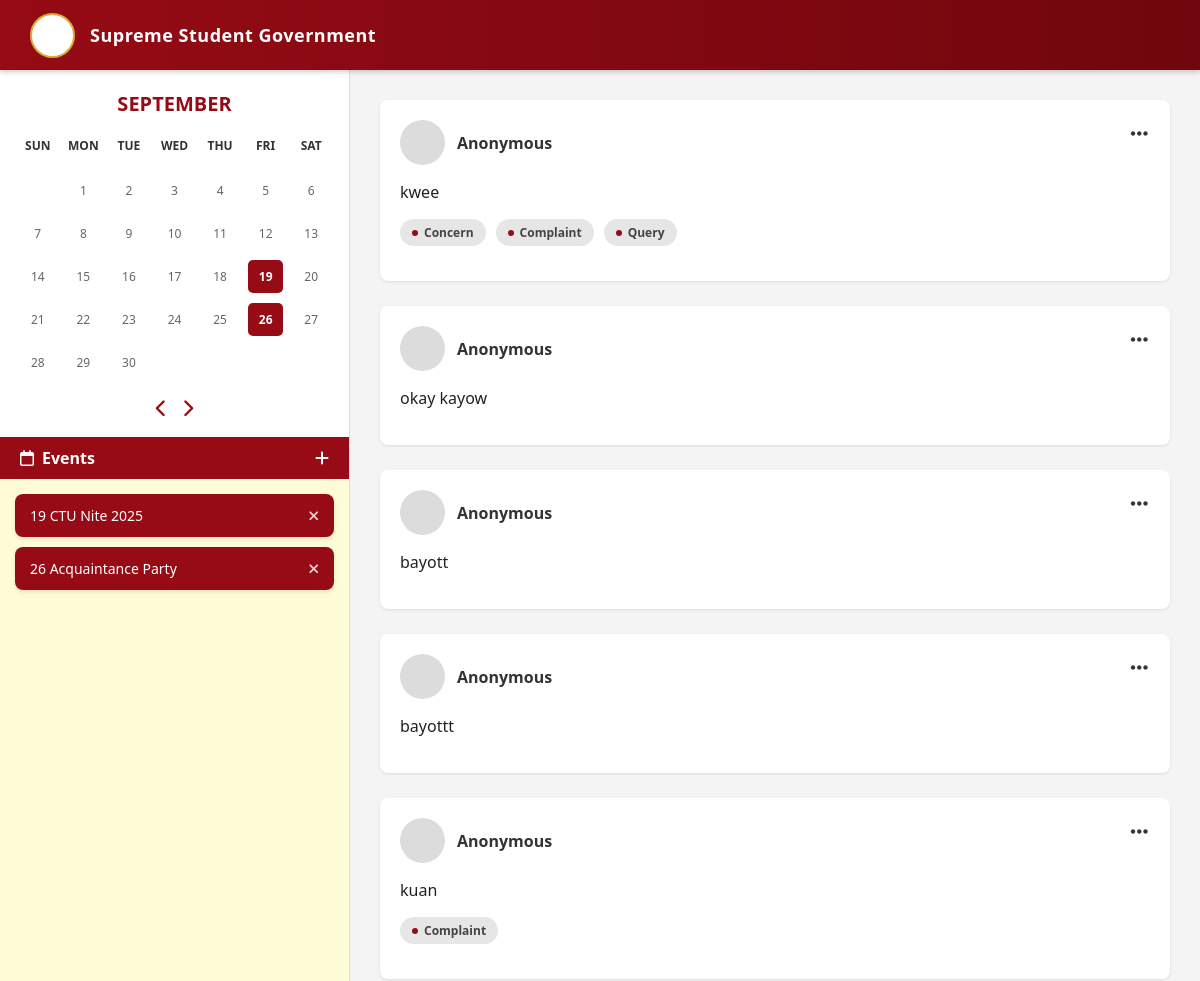
/dashboard.php (upper part), run on an earlier commit of the app's database.
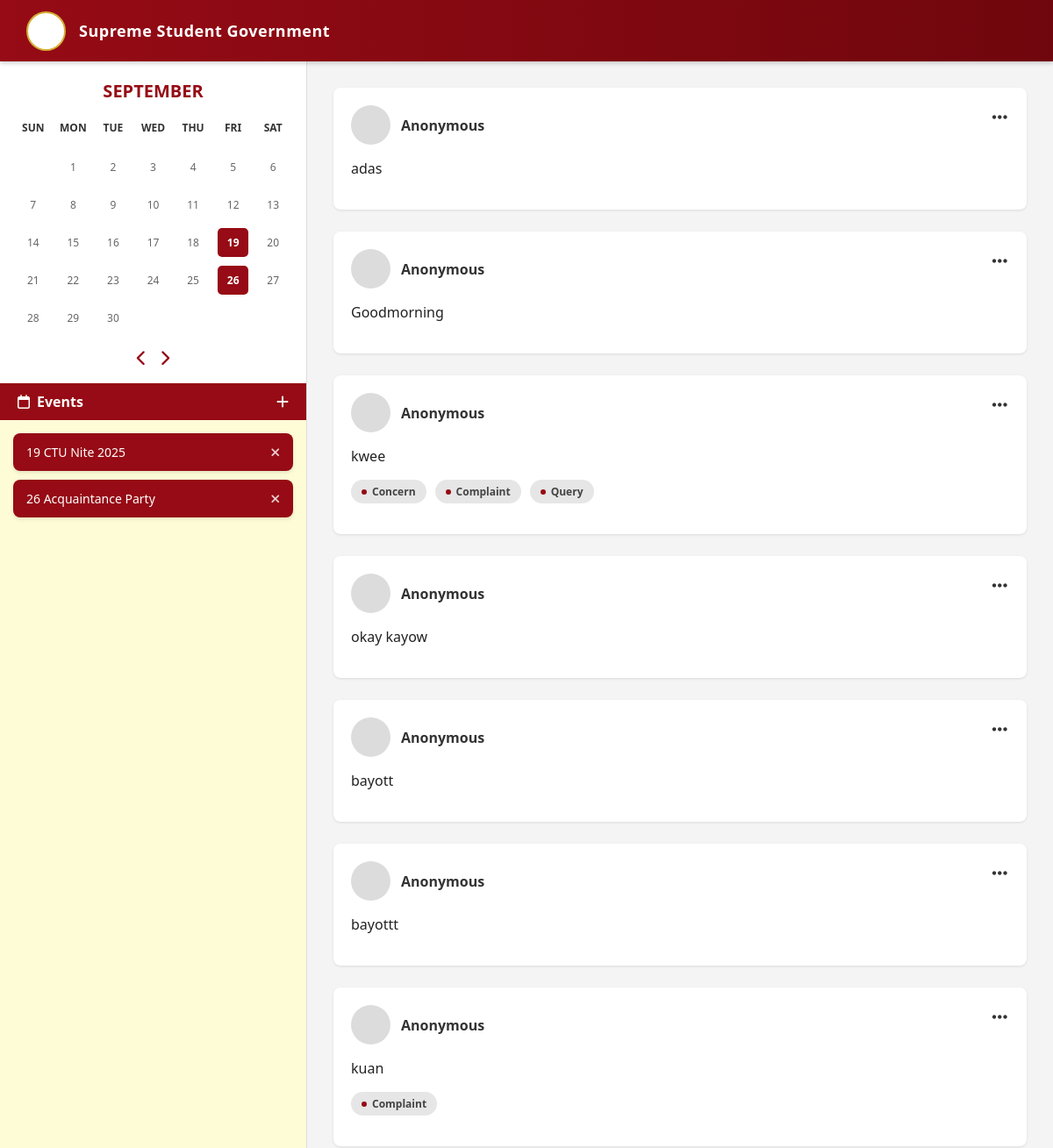
And on a later commit of the database.
### tables this page shows
CREATE TABLE `anonymousmessages` (
  `message_id` int(11) NOT NULL,
  `message_text` text NOT NULL,
  `tags` varchar(255) DEFAULT NULL,
  `attachment_link` varchar(255) DEFAULT NULL,
  `ip_address` varchar(45) DEFAULT NULL,
  `created_at` datetime NOT NULL DEFAULT current_timestamp(),
  `is_read` tinyint(1) DEFAULT 0,
  `is_favorite` tinyint(1) DEFAULT 0,
  `is_archived` tinyint(1) DEFAULT 0,
  `is_reviewed` tinyint(1) DEFAULT 0
);

### dashboard.php (the view, shortened to what this page needs)
<?php
$servername = "localhost";
$username = "root";
$password = "";
$dbname = "CampusConnect";
$conn = new mysqli($servername, $username, $password, $dbname);
$messages = [];
if (!$conn->connect_error) {
    $sql = "SELECT message_text, tags, attachment_link, created_at FROM AnonymousMessages ORDER BY message_id DESC";
    $result = $conn->query($sql);
    if ($result && $result->num_rows > 0) {
        while($row = $result->fetch_assoc()) {
            $messages[] = $row;
        }
    }
}
?>
<!DOCTYPE html>
<html lang="en">
<head>
    <link rel="stylesheet" href="https://cdnjs.cloudflare.com/ajax/libs/font-awesome/6.4.0/css/all.min.css">
</head>
<body>
    <header>
        <div class="header-logo">
        </div>
        <div class="header-title">Supreme Student Government</div>
    </header>
    <div class="main-container">
        <aside class="sidebar">
            <div class="calendar-section">
                <div class="cal-header">September</div>
                <div class="calendar-grid">
                    <div class="day-name">SUN</div><div class="day-name">MON</div><div class="day-name">TUE</div><div class="day-name">WED</div><div class="day-name">THU</div><div class="day-name">FRI</div><div class="day-name">SAT</div>
                    <div></div>
                    <div class="date">1</div><div class="date">2</div><div class="date">3</div><div class="date">4</div><div class="date">5</div><div class="date">6</div>
                    <div class="date">7</div><div class="date">8</div><div class="date">9</div><div class="date">10</div><div class="date">11</div><div class="date">12</div><div class="date">13</div>
                    <div class="date">14</div><div class="date">15</div><div class="date">16</div><div class="date">17</div><div class="date">18</div>
                    <div class="date event-date">19</div> <div class="date">20</div>
                    <div class="date">21</div><div class="date">22</div><div class="date">23</div><div class="date">24</div><div class="date">25</div>
                    <div class="date event-date">26</div> <div class="date">27</div>
                    <div class="date">28</div><div class="date">29</div><div class="date">30</div>
                </div>
                <div class="cal-nav">
                    <i class="fa-solid fa-chevron-left"></i>
                    <i class="fa-solid fa-chevron-right"></i>
                </div>
            </div>
            <div class="events-header">
                <div style="display:flex; align-items:center; gap:8px;">
                    <i class="fa-regular fa-calendar"></i> Events
                </div>
                <i class="fa-solid fa-plus" style="cursor:pointer;"></i>
            </div>
            <div class="events-list">
                <div class="event-card">
                    <span>19 CTU Nite 2025</span>
                    <i class="fa-solid fa-xmark"></i>
                </div>
                <div class="event-card">
                    <span>26 Acquaintance Party</span>
                    <i class="fa-solid fa-xmark"></i>
                </div>
            </div>
        </aside>
        <main class="feed-container" id="feedContainer">
            <?php
            function isImageFile($filename) {
                $image_extensions = ['jpg', 'jpeg', 'png', 'gif', 'webp'];
                $ext = strtolower(pathinfo($filename, PATHINFO_EXTENSION));
                return in_array($ext, $image_extensions);
            }
            if (!empty($messages)):
                foreach ($messages as $msg):
                    $tags = explode(',', $msg['tags']);
                    $tagsHtml = '';
                    if (!empty($msg['tags'])):
                        $tagsHtml = '<div class="tags-row">';
                        foreach (array_unique($tags) as $tag) {
                            $tagsHtml .= '<div class="tag"><div class="tag-dot"></div>' . htmlspecialchars(trim($tag)) . '</div>';
                        }
                        $tagsHtml .= '</div>';
                    endif;
                    $displayText = $msg['message_text'];
                    $displayText = str_replace(array('#Concern', '#Complaint', '#Query'), '', $displayText);
                    $displayText = trim($displayText);
                    $attachment_link = $msg['attachment_link'] ?? null;
                    $mediaHtml = '';
                    if (!empty($attachment_link)) {
                        if (isImageFile($attachment_link)) {
                            $mediaHtml = '<div class="post-image">
                                <img src="' . htmlspecialchars($attachment_link) . '" alt="Attached Image">
                            </div>';
                        } else {
                            $mediaHtml = '<div class="attachment-link">
                                <a href="' . htmlspecialchars($attachment_link) . '" target="_blank">
                                    <i class="fa-solid fa-file-arrow-down"></i> View/Download Attachment
                                </a>
                            </div>';
                        }
                    }
                    $postHTML = '
                    <div class="post-card">
                        <div class="post-header">
                            <div class="user-info">
                                <div class="avatar"></div>
                                <div class="user-name">Anonymous</div>
                            </div>
                            <div class="post-menu" title="Received: ' . htmlspecialchars($msg['created_at']) . '"><i class="fa-solid fa-ellipsis"></i></div>
                        </div>
                        <div class="post-content">' . htmlspecialchars($displayText) . '</div>
                        ' . $tagsHtml . $mediaHtml . '
                    </div>';
                    echo $postHTML;
                endforeach;
            else:
                echo '<p style="text-align: center; color: #999; padding-top: 50px;">No anonymous messages received yet.</p>';
            endif;
            ?>
        </main>
    </div>
</body>
</html>

### dashboard.php (style rules this page uses)
:root { --primary-red: #960b15; --cream: #fdfcd7; --orange-btn: #cf6828; --text-color: #333; --sidebar-width: 350px; }
* { margin: 0; padding: 0; box-sizing: border-box; font-family: 'Segoe UI', Tahoma, Geneva, Verdana, sans-serif; }
body { background-color: #f4f4f4; min-height: 100vh; display: flex; flex-direction: column; }
header { background: linear-gradient(90deg, #960b15 0%, #70060d 100%); height: 70px; display: flex; align-items: center; padding: 0 30px; color: white; box-shadow: 0 2px 5px rgba(0,0,0,0.2); position: fixed; top: 0; width: 100%; z-index: 100; }
.header-logo { width: 45px; height: 45px; background-color: white; border-radius: 50%; border: 2px solid #d4af37; margin-right: 15px; overflow: hidden; display: flex; justify-content: center; align-items: center; }
.header-title { font-weight: 600; font-size: 18px; letter-spacing: 0.5px; }
.main-container { display: flex; margin-top: 70px; height: calc(100vh - 70px); }
.sidebar { width: var(--sidebar-width); background-color: white; border-right: 1px solid #ddd; overflow-y: auto; display: flex; flex-direction: column; }
.calendar-section { padding: 20px; background-color: white; }
.cal-header { color: var(--primary-red); font-weight: bold; font-size: 20px; text-align: center; margin-bottom: 20px; text-transform: uppercase; }
.calendar-grid { display: grid; grid-template-columns: repeat(7, 1fr); gap: 10px; text-align: center; font-size: 12px; color: #666; }
.day-name { font-weight: bold; margin-bottom: 10px; color: #333; }
.date { padding: 8px; border-radius: 5px; cursor: pointer; }
.date.event-date { background-color: var(--primary-red); color: white; font-weight: bold; }
.cal-nav { display: flex; justify-content: center; gap: 15px; margin-top: 20px; color: var(--primary-red); cursor: pointer; font-size: 18px; }
.events-header { background-color: var(--primary-red); color: white; padding: 10px 20px; display: flex; justify-content: space-between; align-items: center; font-weight: bold; }
.events-list { background-color: var(--cream); flex-grow: 1; padding: 15px; display: flex; flex-direction: column; gap: 10px; }
.event-card { background-color: var(--primary-red); color: white; padding: 12px 15px; border-radius: 8px; display: flex; justify-content: space-between; align-items: center; font-size: 14px; box-shadow: 0 2px 4px rgba(0,0,0,0.1); }
.event-card span { font-weight: 500; }
.event-card i { cursor: pointer; opacity: 0.8; }
.feed-container { flex-grow: 1; background-color: #f4f4f4; padding: 30px; overflow-y: auto; }
.post-card { background-color: white; border-radius: 8px; padding: 20px; margin-bottom: 25px; box-shadow: 0 1px 3px rgba(0,0,0,0.1); max-width: 800px; }
.post-header { display: flex; justify-content: space-between; align-items: flex-start; margin-bottom: 15px; }
.user-info { display: flex; align-items: center; gap: 12px; }
.avatar { width: 45px; height: 45px; background-color: #dcdcdc; border-radius: 50%; }
.user-name { font-weight: bold; font-size: 16px; color: #333; }
.post-menu { color: #333; font-size: 20px; cursor: pointer; letter-spacing: 2px; }
.post-content { font-size: 16px; line-height: 1.5; color: #222; margin-bottom: 15px; font-weight: 500; }
.tags-row { display: flex; gap: 10px; margin-bottom: 15px; }
.tag { background-color: #e6e6e6; padding: 5px 12px; border-radius: 15px; font-size: 12px; color: #444; font-weight: 600; display: flex; align-items: center; gap: 6px; }
.tag-dot { width: 6px; height: 6px; background-color: var(--primary-red); border-radius: 50%; }

What changed in the data, as far as the page shows it:
added anonymousmessages: message_text "adas"
added anonymousmessages: message_text "Goodmorning"
